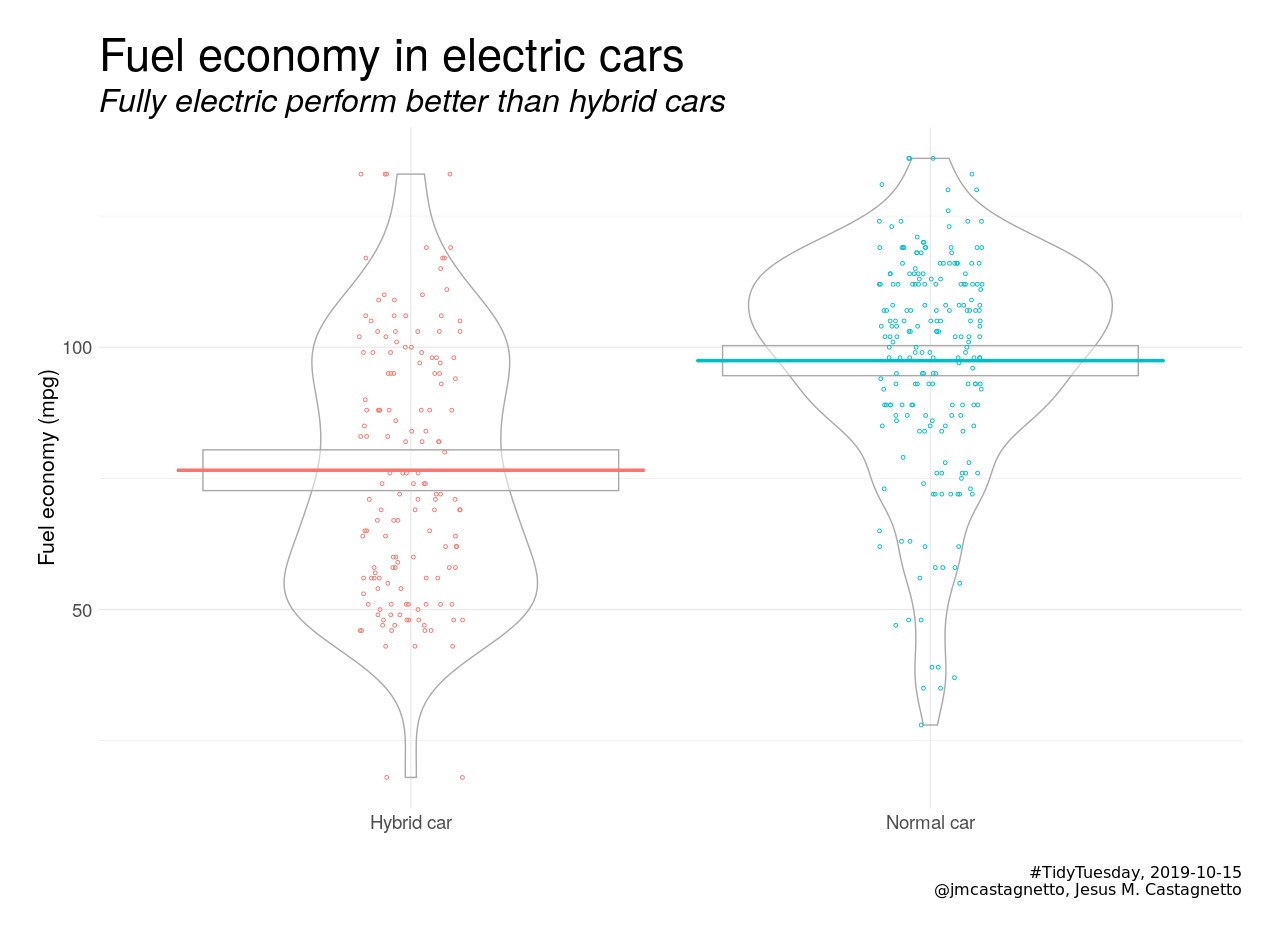

The script that drew this image:
library(tidyverse)
library(ggpirate)
library(devout)

load(
  here::here("2019-10-15_big-epa-cars/big-epa.Rdata")
)

electric_only <- big_epa_cars %>%
  filter(fuelType1 == "Electricity") %>%
  select(
    comb08,
    hybrid
  ) %>%
  rename(
    mpg = 1
  )

electric_hybrids <- big_epa_cars %>%
  filter(fuelType2 == "Electricity") %>%
  select(
    combA08,
    hybrid
  ) %>%
  rename(
    mpg = 1
  )

electric_cars <- bind_rows(electric_only, electric_hybrids) %>%
  mutate(
    is_hybrid = ifelse(hybrid, "Hybrid car", "Normal car")
  )

p3 <- ggplot(electric_cars,
       aes(x = is_hybrid, y = mpg, color = is_hybrid)) +
  geom_pirate(
    bars = FALSE
  ) +
  theme_minimal() +
  labs(
    y = "Fuel economy (mpg)",
    x = "",
    title = "Fuel economy in electric cars",
    subtitle = "Fully electric perform better than hybrid cars",
    caption = "#TidyTuesday, 2019-10-15\n@jmcastagnetto, Jesus M. Castagnetto"
  ) + theme(
    plot.margin = unit(rep(1, 4), "cm"),
    plot.title = element_text(size = 34),
    plot.subtitle = element_text(size = 24, face = "italic"),
    plot.caption = element_text(family = "fixed", size = 12),
    strip.text = element_text(size = 18),
    axis.text = element_text(size = 14),
    axis.title = element_text(size = 16)
  )


ascii(width = 80, height = 40,
      filename = here::here("2019-10-15_big-epa-cars/04-hybrid-vs-normal-electric_ascii.txt"))
ggplot(electric_cars,
             aes(x = is_hybrid, y = mpg, col = is_hybrid)) +
  geom_violin(show.legend = FALSE, draw_quantiles = TRUE) +
  ylim(0, 150) +
  theme_bw() +
  labs(
    y = "mpg",
    x = "",
    title = "Fuel economy in electric cars",
    subtitle = "Fully electric perform better than hybrid cars",
    caption = "#TidyTuesday, 2019-10-15 // @jmcastagnetto, Jesus M. Castagnetto"
  )
dev.off()
